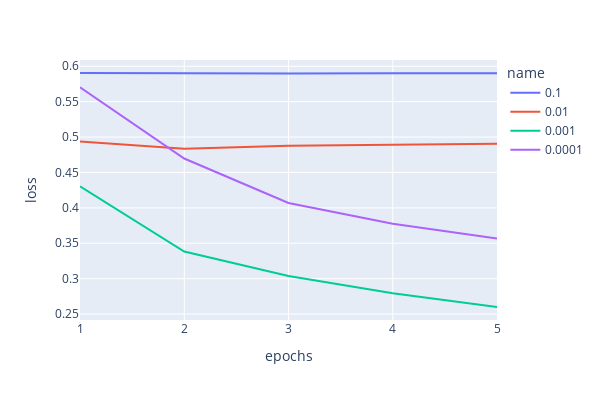
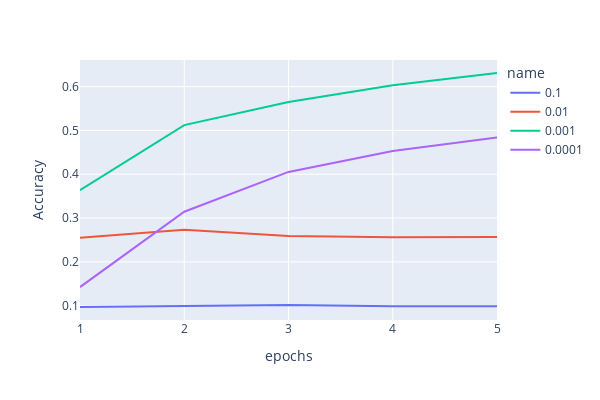

The cell these charts' notebook holds for them, in order:
### Code cell
plot_alphas(results=results_exp1.values(), type='validation', total_epochs=5, names=list(results_exp1.keys()))

### Figure 1 — Plotly figure (JSON) as saved in the notebook; plotly's stock layout.template omitted (floating-point values rounded to 4 significant figures)
{"data": [{"hovertemplate": "name=0.1<br>epochs=%{x}<br>loss=%{y}<extra></extra>", "legendgroup": "0.1", "line": {"color": "#636efa", "dash": "solid"}, "marker": {"symbol": "circle"}, "mode": "lines", "name": "0.1", "orientation": "v", "showlegend": true, "type": "scatter", "x": [1, 2, 3, 4, 5], "xaxis": "x", "y": [0.5905, 0.59, 0.5898, 0.5901, 0.59], "yaxis": "y"}, {"hovertemplate": "name=0.01<br>epochs=%{x}<br>loss=%{y}<extra></extra>", "legendgroup": "0.01", "line": {"color": "#EF553B", "dash": "solid"}, "marker": {"symbol": "circle"}, "mode": "lines", "name": "0.01", "orientation": "v", "showlegend": true, "type": "scatter", "x": [1, 2, 3, 4, 5], "xaxis": "x", "y": [0.4938, 0.4836, 0.4876, 0.4895, 0.4906], "yaxis": "y"}, {"hovertemplate": "name=0.001<br>epochs=%{x}<br>loss=%{y}<extra></extra>", "legendgroup": "0.001", "line": {"color": "#00cc96", "dash": "solid"}, "marker": {"symbol": "circle"}, "mode": "lines", "name": "0.001", "orientation": "v", "showlegend": true, "type": "scatter", "x": [1, 2, 3, 4, 5], "xaxis": "x", "y": [0.4303, 0.3384, 0.3037, 0.2795, 0.26], "yaxis": "y"}, {"hovertemplate": "name=0.0001<br>epochs=%{x}<br>loss=%{y}<extra></extra>", "legendgroup": "0.0001", "line": {"color": "#ab63fa", "dash": "solid"}, "marker": {"symbol": "circle"}, "mode": "lines", "name": "0.0001", "orientation": "v", "showlegend": true, "type": "scatter", "x": [1, 2, 3, 4, 5], "xaxis": "x", "y": [0.5703, 0.4697, 0.407, 0.3775, 0.3568], "yaxis": "y"}], "layout": {"height": 400, "legend": {"title": {"text": "name"}, "tracegroupgap": 0}, "margin": {"t": 60}, "width": 600, "xaxis": {"anchor": "y", "domain": [0, 1], "title": {"text": "epochs"}}, "yaxis": {"anchor": "x", "domain": [0, 1], "title": {"text": "loss"}}}}

### Figure 2 — Plotly figure (JSON) as saved in the notebook; plotly's stock layout.template omitted (floating-point values rounded to 4 significant figures)
{"data": [{"hovertemplate": "name=0.1<br>epochs=%{x}<br>Accuracy=%{y}<extra></extra>", "legendgroup": "0.1", "line": {"color": "#636efa", "dash": "solid"}, "marker": {"symbol": "circle"}, "mode": "lines", "name": "0.1", "orientation": "v", "showlegend": true, "type": "scatter", "x": [1, 2, 3, 4, 5], "xaxis": "x", "y": [0.09692, 0.09896, 0.1016, 0.09858, 0.0986], "yaxis": "y"}, {"hovertemplate": "name=0.01<br>epochs=%{x}<br>Accuracy=%{y}<extra></extra>", "legendgroup": "0.01", "line": {"color": "#EF553B", "dash": "solid"}, "marker": {"symbol": "circle"}, "mode": "lines", "name": "0.01", "orientation": "v", "showlegend": true, "type": "scatter", "x": [1, 2, 3, 4, 5], "xaxis": "x", "y": [0.2549, 0.2732, 0.2593, 0.2563, 0.2569], "yaxis": "y"}, {"hovertemplate": "name=0.001<br>epochs=%{x}<br>Accuracy=%{y}<extra></extra>", "legendgroup": "0.001", "line": {"color": "#00cc96", "dash": "solid"}, "marker": {"symbol": "circle"}, "mode": "lines", "name": "0.001", "orientation": "v", "showlegend": true, "type": "scatter", "x": [1, 2, 3, 4, 5], "xaxis": "x", "y": [0.3634, 0.5122, 0.5649, 0.6031, 0.631], "yaxis": "y"}, {"hovertemplate": "name=0.0001<br>epochs=%{x}<br>Accuracy=%{y}<extra></extra>", "legendgroup": "0.0001", "line": {"color": "#ab63fa", "dash": "solid"}, "marker": {"symbol": "circle"}, "mode": "lines", "name": "0.0001", "orientation": "v", "showlegend": true, "type": "scatter", "x": [1, 2, 3, 4, 5], "xaxis": "x", "y": [0.1423, 0.3144, 0.4052, 0.4528, 0.4836], "yaxis": "y"}], "layout": {"height": 400, "legend": {"title": {"text": "name"}, "tracegroupgap": 0}, "margin": {"t": 60}, "width": 600, "xaxis": {"anchor": "y", "domain": [0, 1], "title": {"text": "epochs"}}, "yaxis": {"anchor": "x", "domain": [0, 1], "title": {"text": "Accuracy"}}}}
